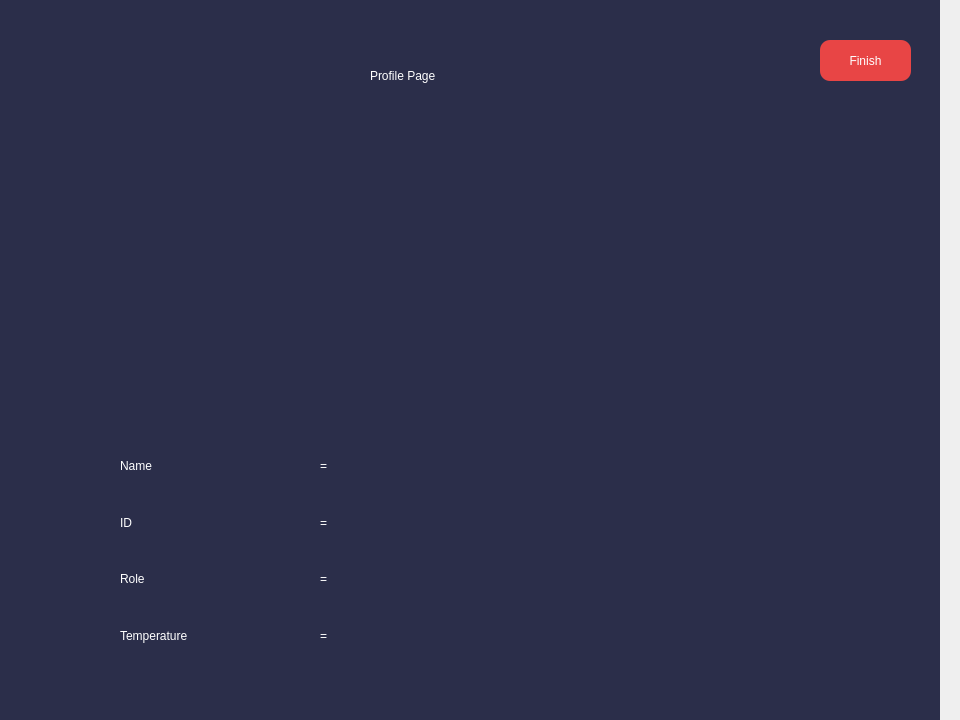
<?xml version="1.0" encoding="UTF-8"?>
<ui version="4.0">
 <class>Dialog</class>
 <widget class="QDialog" name="Dialog">
  <property name="geometry">
   <rect>
    <x>0</x>
    <y>0</y>
    <width>960</width>
    <height>720</height>
   </rect>
  </property>
  <property name="windowTitle">
   <string>Dialog</string>
  </property>
  <widget class="QWidget" name="bgcolor" native="true">
   <property name="geometry">
    <rect>
     <x>-20</x>
     <y>0</y>
     <width>960</width>
     <height>720</height>
    </rect>
   </property>
   <property name="styleSheet">
    <string notr="true">QWidget#bgcolor{
background-color:rgb(43, 46, 74);
}</string>
   </property>
   <widget class="QLabel" name="label">
    <property name="geometry">
     <rect>
      <x>390</x>
      <y>40</y>
      <width>231</width>
      <height>71</height>
     </rect>
    </property>
    <property name="styleSheet">
     <string notr="true">font: 75 20pt &quot;Orbitron&quot;;
color: rgb(255, 255, 255);</string>
    </property>
    <property name="text">
     <string>Profile Page</string>
    </property>
   </widget>
   <widget class="QLabel" name="photo">
    <property name="geometry">
     <rect>
      <x>320</x>
      <y>130</y>
      <width>371</width>
      <height>281</height>
     </rect>
    </property>
    <property name="text">
     <string/>
    </property>
   </widget>
   <widget class="QWidget" name="verticalLayoutWidget">
    <property name="geometry">
     <rect>
      <x>140</x>
      <y>440</y>
      <width>201</width>
      <height>221</height>
     </rect>
    </property>
    <layout class="QVBoxLayout" name="verticalLayout">
     <item>
      <widget class="QLabel" name="label_2">
       <property name="styleSheet">
        <string notr="true">font: 75 15pt &quot;Orbitron&quot;;
color: rgb(255, 255, 255);</string>
       </property>
       <property name="text">
        <string>Name</string>
       </property>
      </widget>
     </item>
     <item>
      <widget class="QLabel" name="label_3">
       <property name="styleSheet">
        <string notr="true">font: 75 15pt &quot;Orbitron&quot;;
color: rgb(255, 255, 255);</string>
       </property>
       <property name="text">
        <string>ID</string>
       </property>
      </widget>
     </item>
     <item>
      <widget class="QLabel" name="label_4">
       <property name="styleSheet">
        <string notr="true">font: 75 15pt &quot;Orbitron&quot;;
color: rgb(255, 255, 255);</string>
       </property>
       <property name="text">
        <string>Role</string>
       </property>
      </widget>
     </item>
     <item>
      <widget class="QLabel" name="label_8">
       <property name="styleSheet">
        <string notr="true">font: 75 15pt &quot;Orbitron&quot;;
color: rgb(255, 255, 255);</string>
       </property>
       <property name="text">
        <string>Temperature</string>
       </property>
      </widget>
     </item>
    </layout>
   </widget>
   <widget class="QWidget" name="verticalLayoutWidget_2">
    <property name="geometry">
     <rect>
      <x>340</x>
      <y>440</y>
      <width>31</width>
      <height>221</height>
     </rect>
    </property>
    <layout class="QVBoxLayout" name="verticalLayout_2">
     <item>
      <widget class="QLabel" name="label_5">
       <property name="styleSheet">
        <string notr="true">font: 75 15pt &quot;Orbitron&quot;;
color: rgb(255, 255, 255);</string>
       </property>
       <property name="text">
        <string>=</string>
       </property>
      </widget>
     </item>
     <item>
      <widget class="QLabel" name="label_6">
       <property name="styleSheet">
        <string notr="true">font: 75 15pt &quot;Orbitron&quot;;
color: rgb(255, 255, 255);</string>
       </property>
       <property name="text">
        <string>=</string>
       </property>
      </widget>
     </item>
     <item>
      <widget class="QLabel" name="label_7">
       <property name="styleSheet">
        <string notr="true">font: 75 15pt &quot;Orbitron&quot;;
color: rgb(255, 255, 255);</string>
       </property>
       <property name="text">
        <string>=</string>
       </property>
      </widget>
     </item>
     <item>
      <widget class="QLabel" name="label_9">
       <property name="styleSheet">
        <string notr="true">font: 75 15pt &quot;Orbitron&quot;;
color: rgb(255, 255, 255);</string>
       </property>
       <property name="text">
        <string>=</string>
       </property>
      </widget>
     </item>
    </layout>
   </widget>
   <widget class="QWidget" name="verticalLayoutWidget_3">
    <property name="geometry">
     <rect>
      <x>370</x>
      <y>440</y>
      <width>471</width>
      <height>221</height>
     </rect>
    </property>
    <layout class="QVBoxLayout" name="verticalLayout_3">
     <item>
      <widget class="QLabel" name="name">
       <property name="styleSheet">
        <string notr="true">font: 75 15pt &quot;Orbitron&quot;;
color: rgb(255, 255, 255);</string>
       </property>
       <property name="text">
        <string/>
       </property>
      </widget>
     </item>
     <item>
      <widget class="QLabel" name="id">
       <property name="styleSheet">
        <string notr="true">font: 75 15pt &quot;Orbitron&quot;;
color: rgb(255, 255, 255);</string>
       </property>
       <property name="text">
        <string/>
       </property>
      </widget>
     </item>
     <item>
      <widget class="QLabel" name="role">
       <property name="styleSheet">
        <string notr="true">font: 75 15pt &quot;Orbitron&quot;;
color: rgb(255, 255, 255);</string>
       </property>
       <property name="text">
        <string/>
       </property>
      </widget>
     </item>
     <item>
      <widget class="QLabel" name="temp">
       <property name="styleSheet">
        <string notr="true">font: 75 15pt &quot;Orbitron&quot;;
color: rgb(255, 255, 255);</string>
       </property>
       <property name="text">
        <string/>
       </property>
      </widget>
     </item>
    </layout>
   </widget>
   <widget class="QPushButton" name="finish">
    <property name="geometry">
     <rect>
      <x>840</x>
      <y>40</y>
      <width>91</width>
      <height>41</height>
     </rect>
    </property>
    <property name="styleSheet">
     <string notr="true">QPushButton
{
border-radius: 10px;
color: rgb(255, 255, 255);
font: 75 16pt &quot;Rockwell&quot;;
background-color: #e84545;
}
QPushButton:hover
{
background-color: #903749;
}</string>
    </property>
    <property name="text">
     <string>Finish</string>
    </property>
   </widget>
  </widget>
 </widget>
 <resources/>
 <connections/>
</ui>
